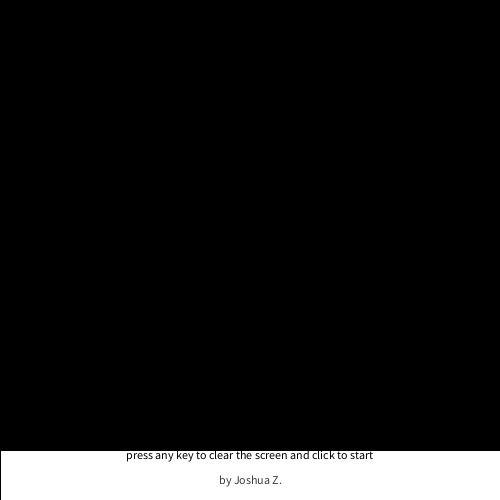
Frame 1 (no input)
Frame 60 (the mouse pressed at the canvas centre just before this capture): identical to frame 1, image omitted
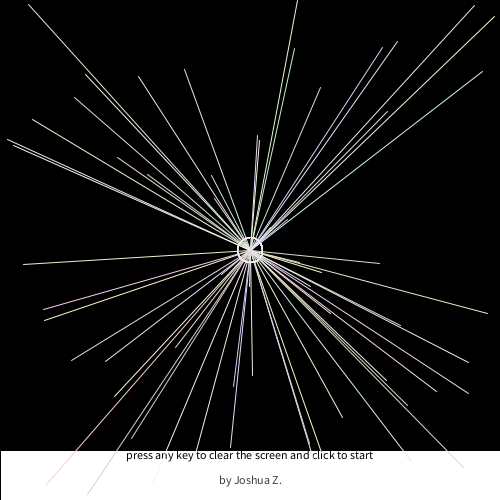
Frame 120 (the mouse held since frame 60 and released just before this capture)

The Processing sketch that drew these frames (run headless with seeded random() and noise(); from frame 60 on, the mouse is pressed at the canvas centre):

// Processing sketch: processing_37302
// ── processing_37302.pde

boolean B;
void setup()
{
  size (500, 500);
  background(0);
  fill(255);
  rect (0,450,500,50);
  fill (0);
  textAlign(CENTER);
  text ("press any key to clear the screen and click to start",0,450,500,50);
  fill(60);
  text("by Joshua Z.",0,475,500,25);
}
void draw()
{
  noFill();
  stroke(random (200), random (200), random (200));
  if (B)
  {
    stroke (random (200, 255), random (200, 255), random (200, 255));
    line (random (500), random (500), mouseX, mouseY);
    ellipse (mouseX, mouseY, 25, 25);
  }
}
void keyPressed()
{
  background(0);
}
void mousePressed()
{
  B=true;
}
void mouseReleased()
{
  B=false;
}
